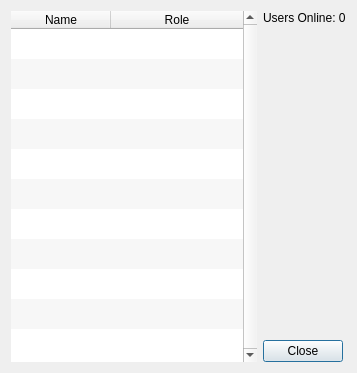
<?xml version="1.0" encoding="UTF-8"?>
<ui version="4.0">
 <class>UsersDialog</class>
 <widget class="QDialog" name="UsersDialog">
  <property name="geometry">
   <rect>
    <x>0</x>
    <y>0</y>
    <width>357</width>
    <height>373</height>
   </rect>
  </property>
  <property name="windowTitle">
   <string>Users</string>
  </property>
  <layout class="QHBoxLayout" name="horizontalLayout">
   <item>
    <widget class="QTableWidget" name="usersTableWidget">
     <property name="frameShape">
      <enum>QFrame::NoFrame</enum>
     </property>
     <property name="verticalScrollBarPolicy">
      <enum>Qt::ScrollBarAlwaysOn</enum>
     </property>
     <property name="editTriggers">
      <set>QAbstractItemView::NoEditTriggers</set>
     </property>
     <property name="tabKeyNavigation">
      <bool>false</bool>
     </property>
     <property name="showDropIndicator" stdset="0">
      <bool>false</bool>
     </property>
     <property name="alternatingRowColors">
      <bool>true</bool>
     </property>
     <property name="selectionMode">
      <enum>QAbstractItemView::NoSelection</enum>
     </property>
     <property name="selectionBehavior">
      <enum>QAbstractItemView::SelectRows</enum>
     </property>
     <property name="verticalScrollMode">
      <enum>QAbstractItemView::ScrollPerPixel</enum>
     </property>
     <property name="horizontalScrollMode">
      <enum>QAbstractItemView::ScrollPerPixel</enum>
     </property>
     <property name="showGrid">
      <bool>false</bool>
     </property>
     <property name="cornerButtonEnabled">
      <bool>false</bool>
     </property>
     <property name="rowCount">
      <number>10</number>
     </property>
     <property name="columnCount">
      <number>2</number>
     </property>
     <attribute name="horizontalHeaderStretchLastSection">
      <bool>true</bool>
     </attribute>
     <attribute name="verticalHeaderVisible">
      <bool>false</bool>
     </attribute>
     <row/>
     <row/>
     <row/>
     <row/>
     <row/>
     <row/>
     <row/>
     <row/>
     <row/>
     <row/>
     <column>
      <property name="text">
       <string>Name</string>
      </property>
     </column>
     <column>
      <property name="text">
       <string>Role</string>
      </property>
     </column>
    </widget>
   </item>
   <item>
    <layout class="QVBoxLayout" name="verticalLayout" stretch="0,100,1">
     <item>
      <widget class="QLabel" name="label">
       <property name="text">
        <string>Users Online: 0</string>
       </property>
      </widget>
     </item>
     <item>
      <spacer name="verticalSpacer">
       <property name="orientation">
        <enum>Qt::Vertical</enum>
       </property>
       <property name="sizeHint" stdset="0">
        <size>
         <width>20</width>
         <height>40</height>
        </size>
       </property>
      </spacer>
     </item>
     <item>
      <widget class="QDialogButtonBox" name="buttonBox">
       <property name="orientation">
        <enum>Qt::Vertical</enum>
       </property>
       <property name="standardButtons">
        <set>QDialogButtonBox::Close</set>
       </property>
      </widget>
     </item>
    </layout>
   </item>
  </layout>
 </widget>
 <resources/>
 <connections>
  <connection>
   <sender>buttonBox</sender>
   <signal>accepted()</signal>
   <receiver>UsersDialog</receiver>
   <slot>accept()</slot>
   <hints>
    <hint type="sourcelabel">
     <x>248</x>
     <y>254</y>
    </hint>
    <hint type="destinationlabel">
     <x>157</x>
     <y>274</y>
    </hint>
   </hints>
  </connection>
  <connection>
   <sender>buttonBox</sender>
   <signal>rejected()</signal>
   <receiver>UsersDialog</receiver>
   <slot>reject()</slot>
   <hints>
    <hint type="sourcelabel">
     <x>316</x>
     <y>260</y>
    </hint>
    <hint type="destinationlabel">
     <x>286</x>
     <y>274</y>
    </hint>
   </hints>
  </connection>
 </connections>
</ui>
